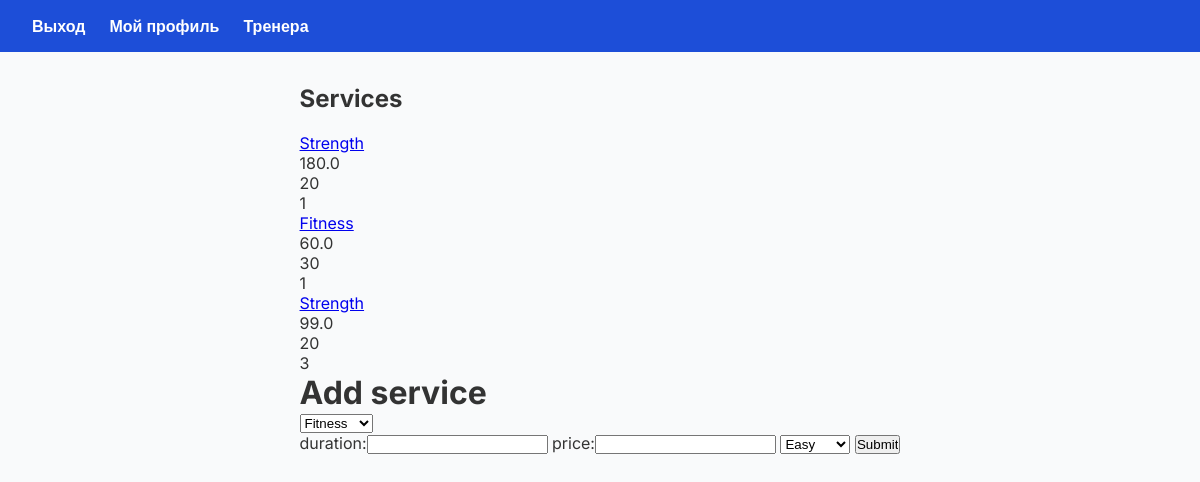
/trainers/2/ (signed in), run on the app's committed database.
### trainer/models.py (models this page shows)
class Service (models.Model):
    category=models.ForeignKey(Category, on_delete=models.CASCADE)
    trainer=models.ForeignKey(User, on_delete=models.CASCADE)
    price=models.FloatField()
    level=models.IntegerField()
    duration=models.IntegerField()

class Category(models.Model):
    name=models.CharField(max_length=100)

### trainer/views.py (the view, shortened to what this page needs)
# urls.py: path('trainers/<int:trainer_id>/', views.trainer_page, name='trainer_page'),  # Страница тренера
@login_required(login_url='/login/')
def trainer_page(request, trainer_id):
        if request.method == 'GET':
            service_category=trainer.models.Category.objects.all()
            my_services=trainer.models.Service.objects.filter(trainer_id=trainer_id)
            current_trainer= User.objects.get(id=trainer_id)
            current_user=request.user
            return render(request, template_name="trainer.html", context={"categories" : service_category,
                                                                        "services": my_services,
                                                                        "trainer": current_trainer,
                                                                        "user":current_user})

### templates/trainer.html (shortened to what this page needs)
{% extends 'base.html' %}
{% block content %}
<h2>Services</h2>
{% for service in services %}
    <br><a href="{% url 'trainer_services' trainer_id=trainer.id service_id=service.id%}">{{service.category.name}}</a>
    <br> {{service.price}}
    <br> {{service.duration}}
    <br> {{service.level}}
{% endfor %}
{% if user and trainer and user.id == trainer.id %}
<p>
    <h1>Add service</h1>
    <form action="{% url 'create_service' trainer_id=trainer.id%}" method="post">
        <select name="category">
            {% for category in categories %}
            <option value="{{ category.id }}">{{category.name}}</option>
            {% endfor %}
        </select>
        <br>
        duration:<input type="number" name="duration">
        price:<input type="number" name="price">
        <select name="level">
            <option value="1">Easy</option>
        </select>
        <input type="submit" name="service_added">
    </form>
{% endif %}
{% endblock %}

### templates/base.html (shortened to what this page needs)
<!DOCTYPE html>
<html lang="en">
<head>
</head>
<body>
    <header>
        <nav>
            <ul>
                {% if request.user.is_authenticated %}
                    <li><a href="{% url 'logout' %}">Выход</a></li>
                    <li><a href="{% url 'user_page' %}">Мой профиль</a></li>
                    <li><a href="{% url 'all_trainers' %}">Тренера</a></li>
                {% else %}
                    <li><a href="{% url 'register_trainer' %}">Регистрация тренера</a></li>
                    <li><a href="{% url 'register' %}">Регистрация</a></li>
                    <li><a href="{% url 'login' %}">Вход</a></li>
                {% endif %}
            </ul>
        </nav>
    </header>
    <main>
        {% block content %}
        {% endblock %}
    </main>
</body>
</html>

### templates/base.html (style rules this page uses)
* { margin: 0; padding: 0; box-sizing: border-box; }
body { font-family: 'Inter', sans-serif; background-color: #f9fafb; color: #333; display: flex; flex-direction: column; min-height: 100vh; }
header { background: #1d4ed8; padding: 1rem 2rem; color: white; }
nav ul { list-style: none; display: flex; gap: 1.5rem; }
nav a { text-decoration: none; color: white; font-weight: 600; }
main { flex: 1; padding: 2rem; max-width: 800px; margin: 0 auto; }

### data on the page
Service: category.name "Strength", price "180.0", duration "20", level "1"
Service: category.name "Fitness", price "60.0", duration "30", level "1"
Service: category.name "Strength", price "99.0", duration "20", level "3"

### other printed values
form field category "Fitness"
